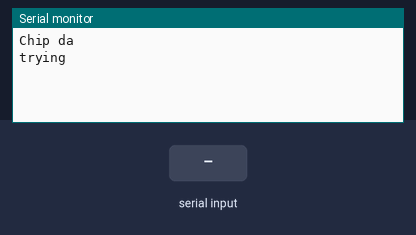
A sketch run on a simulated Arduino Uno, built with avr-gcc and run on an emulated ATmega328P. Parts: the last lines printed to the serial monitor. The inputs (shaded band) are chosen by the test bench.

Above: at 1.3 s.
1.4 s: "1" received over the second serial link
At 2.8 s:
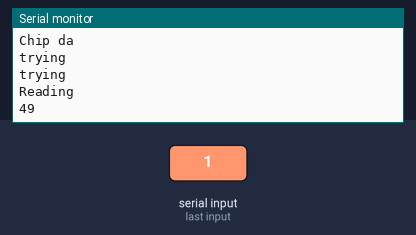
3.5 s: "0" received over the second serial link
At 4.7 s:
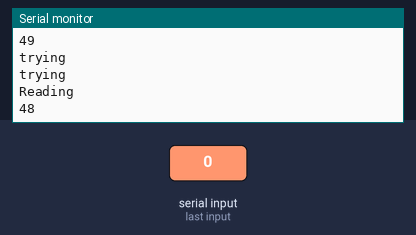
5.0 s: "2" received over the second serial link
At 6.2 s:
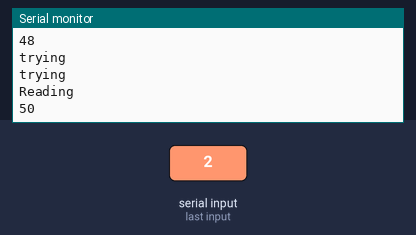

The sketch:

ArduinoSoftwarSerialTest.ino
```cpp
#include <SoftwareSerial.h>

#define rxPin 2
#define txPin 3
char ID = 0;

SoftwareSerial port = SoftwareSerial(rxPin, txPin);
void setup() {
  // put your setup code here, to run once:
  pinMode(rxPin, INPUT);
  pinMode(txPin, OUTPUT);

  port.begin(9600);
  Serial.begin(9600);
  delay(100);
  Serial.println("Chip da");

}

void loop() {
  delay(950);
 byte got = 5;
 Serial.println("trying");
 if(port.available() >0)
  {
    Serial.println("Reading");
     got = port.read();
     Serial.println(got);
  }

}
```

Measured:
- after the input at 1.4 s, the serial monitor: prints a new line after 0.61 s (image 1)
- after the input at 3.5 s, the serial monitor: prints a new line after 0.42 s (image 2)
- after the input at 5.0 s, the serial monitor: prints a new line after 0.82 s (image 3)
